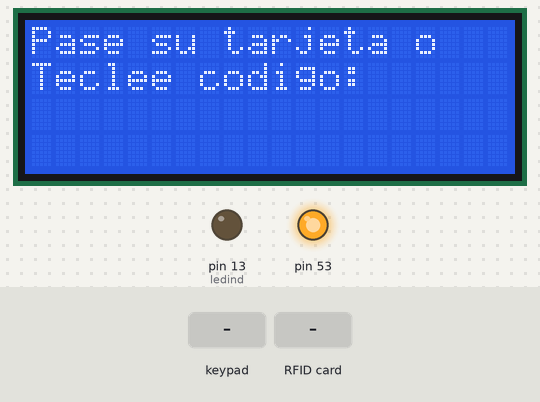
Simulated run of this sketch. Board: Arduino Mega 2560, built with avr-gcc and run on an emulated ATmega2560. On the bench: 20×4 character LCD, output pins drawn as LEDs (lit = HIGH). The inputs (shaded band) are chosen by the test bench.

Above: at 1.3 s.
1.4 s: keypad keys 1 2 3 4 5 6 pressed 0.4 s apart
At 4.3 s:
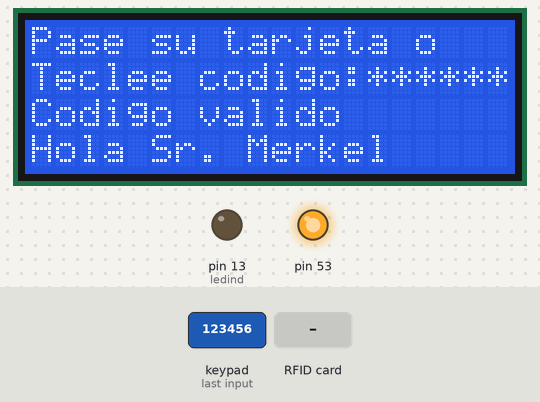
5.3 s: RFID card 5E 7A 19 C4 held to the reader
At 5.7 s:
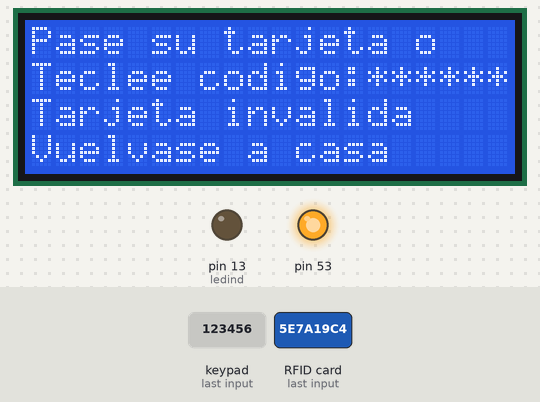
8.3 s: keypad keys 6 5 4 3 2 1 pressed 0.4 s apart
At 12.2 s:
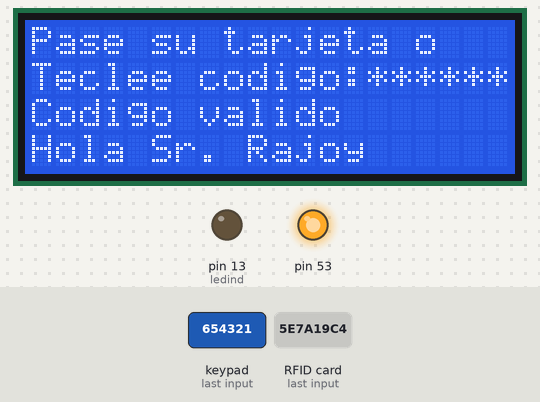
13.7 s: keypad keys 1 2 3 4 5 6 # pressed 0.4 s apart
At 17.5 s:
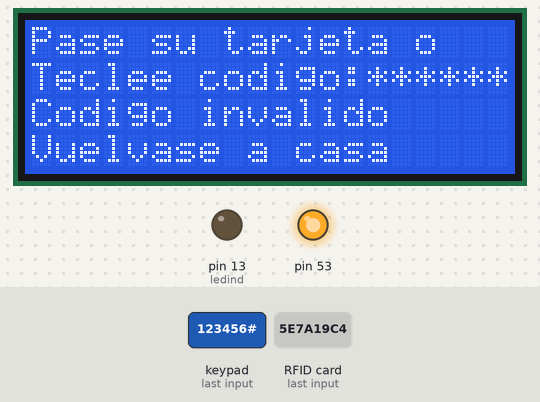
19.5 s: keypad keys 0 0 0 0 0 0 pressed 0.4 s apart
At 23.4 s:
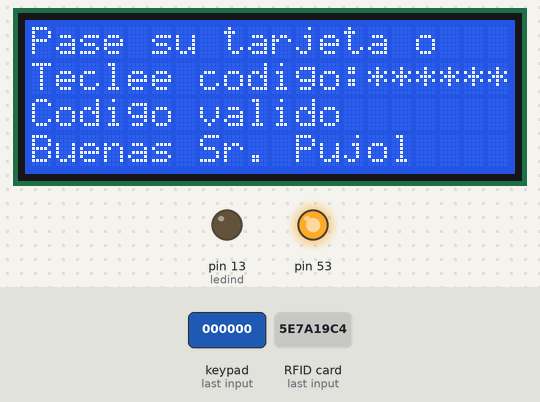
24.9 s: RFID card 5E 7A 19 C4 held to the reader
At 25.9 s:
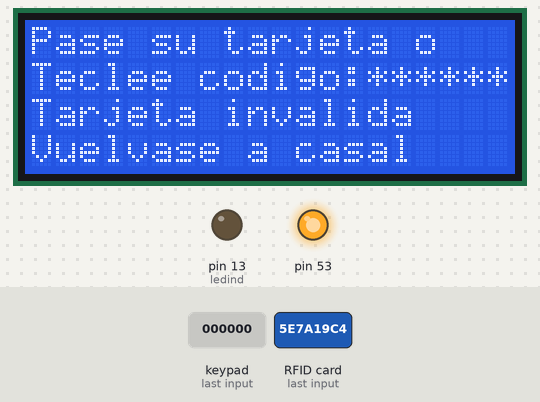
Timing chart, 0 to 27.9 s (numbered marks = the images above; inputs shaded):
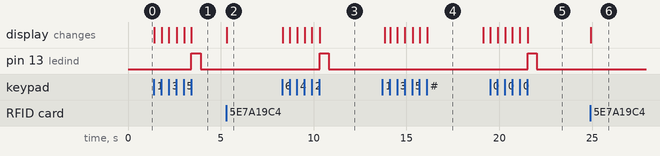

The sketch:

RFID_Display_Keypad.ino
```cpp
//WWW.arduteca.blogspot.com.es

#include <SPI.h>
#include <MFRC522.h>
#include <Wire.h>  // Comes with Arduino IDE
#include <LiquidCrystal_I2C.h>
#include <Keypad.h>
#include <LiquidCrystal.h>
#define LRS 0
#define LE 1
#define LD4 2
#define LD5 3
#define LD6 4
#define LD7 5
#define IRA 6
#define SOUND 7
#define SERV 8
#define RSDA 9
#define RRST 10
LiquidCrystal lcd (LRS, LE, LD4, LD5, LD6, LD7);
MFRC522 mfrc522(RSDA,RRST);        // Create MFRC522 instance.

const byte ledind=13;    //Rele del Abrepuertas
const int  timetoclean=3000;  //msecs en quitar información display
const int numcards=2;                                 //numero de tarjetas rfids que hay definidas
unsigned long rfid[numcards]={0x753B1102,0x537C7565}; //definimos los codigos de las tarjetas (4 primeros digitos en formato hexadecimal)
char* individuo[numcards]={"Hola Fernando","Hola Susan"};      //aqui podemos introducir las personas a la que pertenecen los targetas
unsigned long clearlcd;
boolean er;  //Cambia de estado cuando hay información en el display
//se utiliza para hacer limpieza del display
const byte ROWS = 4; //four rows
const byte COLS = 3; //three columns

char keys[ROWS][COLS] =
{{'1','2','3'},
  {'4','5','6'},
  {'7','8','9'},
  {'*','0','#'}};

byte rowPins[ROWS] = {
  33, 35, 37, 39}; //connect to the row pinouts of the keypad
byte colPins[COLS] = {
  41, 43, 45}; // connect to the column pinouts of the keypad
Keypad keypad = Keypad( makeKeymap(keys), rowPins, colPins, ROWS, COLS );

const byte ncodigos=3;  //Nº de codigos que queremos usar
//Detallamos los codigos que darán paso
char* Codkeypad[ncodigos]={"123456",
                           "654321",
                          "000000"};
//Detallamos los saludos correspondientes a cada código
char* nombreskeypad[ncodigos]={"Hola Sr. Merkel",
                               "Hola Sr. Rajoy",
                               "Buenas Sr. Pujol"};
String pass;
byte pos= 0;

void setup() {
  Serial.begin(9600);
  SPI.begin();                // Init SPI bus
  mfrc522.PCD_Init();        // Init MFRC522 card
  lcd.begin(20,4);
  lcd.backlight();   //iluminación de fondo del display
  limpialcd();       //Procedimiento borrado display
  pinMode(ledind, OUTPUT);  //Definimos el pin13 de salida
  digitalWrite(ledind, LOW);
}

void loop() {

  if (er==true) if (clearlcd+timetoclean<millis()) limpialcd();
  //limpia la información del display
  //LEE keypad
  char keypadkey = keypad.getKey();
    if (keypadkey != NO_KEY) password(keypadkey);
  MFRC522::MIFARE_Key key;
  for (byte i = 0; i < 6; i++) key.keyByte[i] = 0xFF;
   // Look for new cards
  if ( ! mfrc522.PICC_IsNewCardPresent()) {

    return;
     }                //MIENTRAS NO LEA UNA NUEVA TARJETA EL PROGRAMA NO PASA DE AQUI
   // Select one of the cards
   if ( ! mfrc522.PICC_ReadCardSerial())    return;
   byte piccType = mfrc522.PICC_GetType(mfrc522.uid.sak);
   byte buffer[18];
   byte block  = 0;
   byte status;
   status = mfrc522.PCD_Authenticate(MFRC522::PICC_CMD_MF_AUTH_KEY_A, block, &key, &(mfrc522.uid));
   if (status != MFRC522::STATUS_OK) {
           error();
           return;
        }
        // Read block
   byte byteCount = sizeof(buffer);
   status = mfrc522.MIFARE_Read(block, buffer, &byteCount);
   if (status != MFRC522::STATUS_OK) {
	    error();
	}
        else  // Dump data
	{


        //transforma los 4 primeros numeros del bloque 0 en una variable de 4 bytes para poderla comparar con las numeraciones registradas
   unsigned long card=0;
   byte b=0;
   for (int a=3;a>-1;a--) {
   switch (a){
        case 3:  card += buffer[b]*16777216; break;
        case 2:  card += buffer[b]*65536; break;
        case 1:  card += buffer[b]*256; break;
        case 0:  card += buffer[b];break;
        }
        b++;}
   boolean encontrada=false;
   for (byte a=0;a<numcards;a++) {
          if (rfid[a]==card) {
            lcd.setCursor(0,3);
            lcd.print(individuo[a]);
            encontrada=true;}} //si el num de la tarjeta coincide con alguno de los definidos dice el nombre
   lcd.setCursor(0,2);
   if (encontrada) {
              lcd.print("Tarjeta valida");
              digitalWrite(ledind, HIGH);
              delay(500);  //Activamos el led durante 0,5 seg
              digitalWrite(ledind, LOW); }
   else
            {lcd.print("Tarjeta invalida");
            lcd.setCursor(0,3);
            lcd.print("Vuelvase a casa");}
            er=true;
            clearlcd=millis();}
   mfrc522.PICC_HaltA(); // Halt PICC
   mfrc522.PCD_StopCrypto1();  // Stop encryption on PCD
}
//Procedimiento para cuando ha habido un error en la lectura
//de la numeración de la tarjeta
void error() {
  lcd.clear();
  lcd.setCursor(0,0);
  lcd.print("Error de lectura");
  lcd.setCursor(0,1);
  lcd.print("Vuelva a pasarla");
  clearlcd=millis();
  er=true;}
//Hace un borrado del display y reinicia variables
void limpialcd(){
  lcd.clear();
  lcd.setCursor(0,0);
  lcd.print("Pase su tarjeta o");
  lcd.setCursor(0,1);
  lcd.print("Teclee codigo:");
  er=false;
  pos=0;
  pass=""; }

//Hace de contador de digitos al introducir codigo y cuando
//ya se han introducido 6 digitos llama al procedimiento para
//su compruebacion
void password(char key) {
   pass+= key;
  lcd.setCursor(14+pos,1);
  lcd.print("*");
  if (pos<5)
    pos++;
    else {comprueba_codigos();pos=0;}

}
//Comprueba si el codigo introducido esta registrado
//si lo está da acceso
void comprueba_codigos() {
  boolean encontrada=false;
  for (byte a=0; a<ncodigos;a++){
          String pwd = String(Codkeypad[a]);
          if (pwd==pass) {
            lcd.setCursor(0,3);
            lcd.print(nombreskeypad[a]);
            encontrada=true;}}
   lcd.setCursor(0,2);
   if (encontrada) {
              lcd.print("Codigo valido");
              digitalWrite(ledind, HIGH);
              delay(500);  //Activamos el led durante 0,5 seg
              digitalWrite(ledind, LOW); }
   else
            {lcd.print("Codigo invalido");
            lcd.setCursor(0,3);
            lcd.print("Vuelvase a casa");}
            er=true;
            clearlcd=millis();}
```

Measured:
- after the input at 1.4 s, pin 13 (ledind): LOW → HIGH after 2.0 s, → LOW 0.50 s later; the display: first changes at once (image 1 shows a later state)
- after the input at 5.3 s, the display: changes at once (image 2)
- after the input at 8.3 s, pin 13 (ledind): LOW → HIGH after 2.0 s, → LOW 0.50 s later; the display: first changes at once (image 3 shows a later state)
- after the input at 13.7 s, the display: first differs from a run without the input after 0.43 s (image 4 shows a later state)
- after the input at 19.5 s, pin 13 (ledind): LOW → HIGH after 2.0 s, → LOW 0.50 s later; the display: first changes at once (image 5 shows a later state)
- after the input at 24.9 s, the display: changes at once (image 6)
- what the display in image 4 shows lasts 3.0 s, from 16.1 s to 19.1 s
